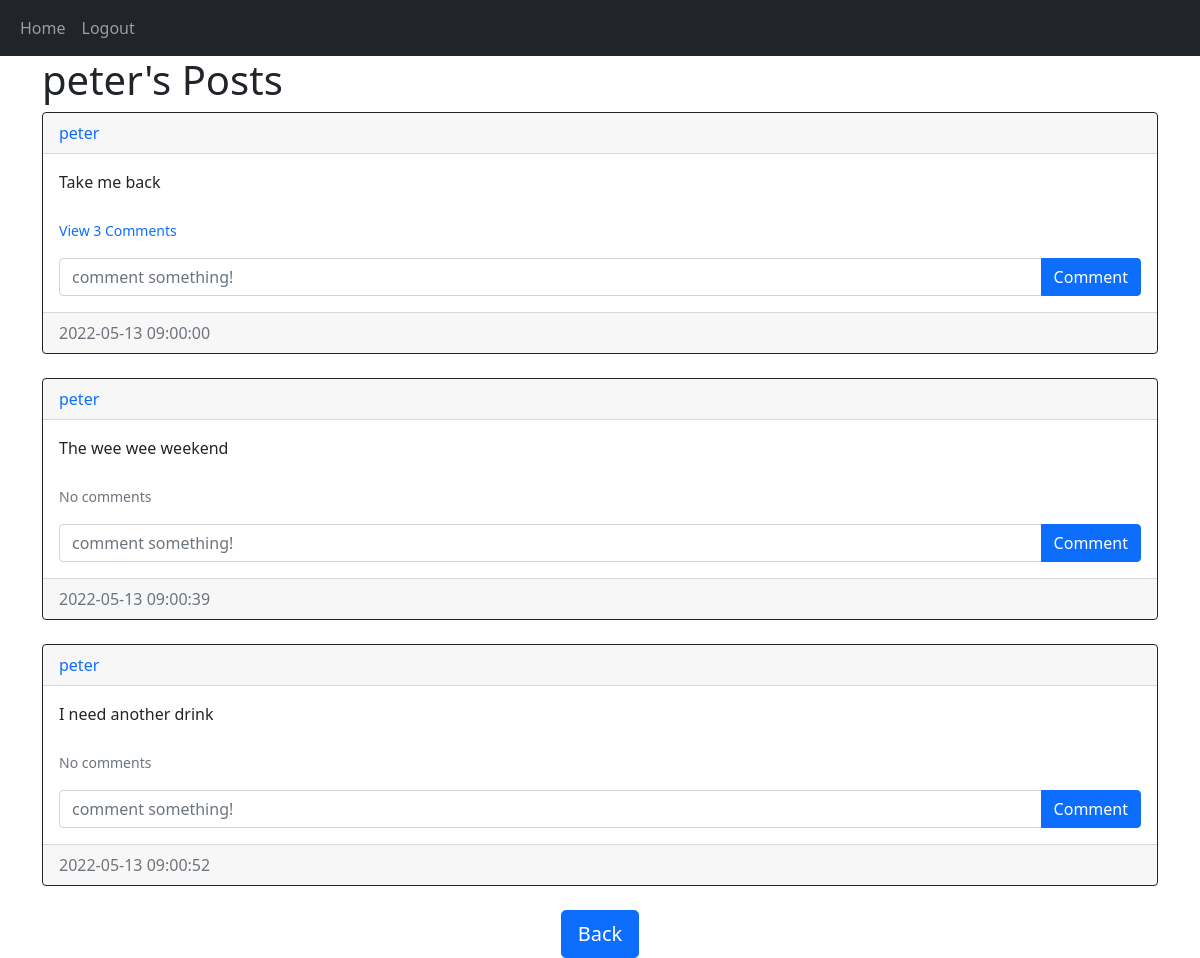
The app's page /posts/peter (signed in) with its own data.
### website/models/user.py (models this page shows)
class User(db.Model, UserMixin):
    id = db.Column(db.Integer, primary_key = True)
    email = db.Column(db.String(150), unique = True)
    username = db.Column(db.String(150), unique = True)
    password = db.Column(db.String(150))
    date_created = db.Column(db.DateTime (timezone = True), default = func.now())
    posts = db.relationship('Post', backref = 'user', passive_deletes = True)
    comments = db.relationship('Comment', backref = 'user', passive_deletes = True)

### website/models/posts.py (models this page shows)
class Post(db.Model):
    id = db.Column(db.Integer, primary_key = True)
    text = db.Column(db.Text, nullable = False)
    date_created = db.Column(db.DateTime (timezone = True), default = func.now())
    author = db.Column(db.Integer, db.ForeignKey('user.id', ondelete = 'CASCADE'), nullable= False)
    comments = db.relationship('Comment', backref = 'post', passive_deletes = True)

### website/views.py (the view)
@views.route('/posts/<username>')
@login_required
def posts(username):
    user = User.query.filter_by(username = username).first()
    if not user:
        flash('No user with that username exists', category='error')
        return redirect(url_for('views.home'))
    posts = user.posts
    return render_template('posts.html', user = current_user, posts = posts, username = username)

### website/__init__.py (called while the page is built)
def create_app():
    app = Flask(__name__)
    app.config['SECRET_KEY'] = '3456789032072dsjhe$@!@*hnui12'
    app.config['SQLALCHEMY_DATABASE_URI'] = f'sqlite:///{DB_NAME}'
    app.config['SQLALCHEMY_TRACK_MODIFICATIONS'] = False
    db.init_app(app)
    app.register_blueprint(views, url_prefix = '/')
    app.register_blueprint(auth, url_prefix = '/')
    create_database(app)
    login_manager = LoginManager()
    login_manager.login_view = 'auth.login'
    login_manager.init_app(app)
    @login_manager.user_loader
    def load_user(id):
       return User.query.get(int(id))
    return app

### website/templates/posts.html (shortened to what this page needs)
{% extends 'posts_div.html' %}
{% block header %}
{{username}}'s Posts
{% endblock %}
{% block footer %}
<div align = 'center'>
    <a href="/home">
        <button class="btn btn-primary btn-lg">
        Back
        </button>
    </a>
</div>
{% endblock %}

### website/templates/posts_div.html (shortened to what this page needs)
{% extends 'base.html' %}
{% block content %}
<h1 align="'center">{% block header %}Posts{% endblock %}</h1>
<div id="posts">
    {% for post in posts %}
    <div class="card border-dark">
        <div class="card-header d-flex justify-content-between align-items-center">
            <a href="/posts/{{post.user.username}}" style="text-decoration: none;">{{post.user.username}}</a>
        </div>
        <div class="card-body">
            <div class="card-text">{{post.text}}</div>
            <br/>
            <p class="card-text">
                {% if post.comments|length > 0 %}
                <a href="#comments-{{post.id}}" data-bs-toggle="collapse" role="button" style="text-decoration: none;">
                <small>View {{post.comments|length}} Comments</small>
                </a>
                {% else %}
                <small class="text-muted">No comments</small>
                {% endif %}
            </p>
            <form action="/create_comment/{{post.id}}" method = 'POST' class="input-group mb3">
                <input type="text" name="text" id="text" class="form-control" placeholder="comment something!" />
                <button type="submit" class="btn btn-primary">Comment</button>
            </form>
        </div>
        <div class="card-footer text-muted">{{post.date_created}}</div>
    </div>
    <br/>
    {% endfor %}
    </div>
    {% block footer %}{% endblock %}
{% endblock %}

### records on screen
User: username "peter"
Post: user.username "peter", text "Take me back", comments|length "3", date_created "2022-05-13 09:00:00"
Post: user.username "peter", text "The wee wee weekend", shows "No comments", date_created "2022-05-13 09:00:39"
Post: user.username "peter", text "I need another drink", shows "No comments", date_created "2022-05-13 09:00:52"
